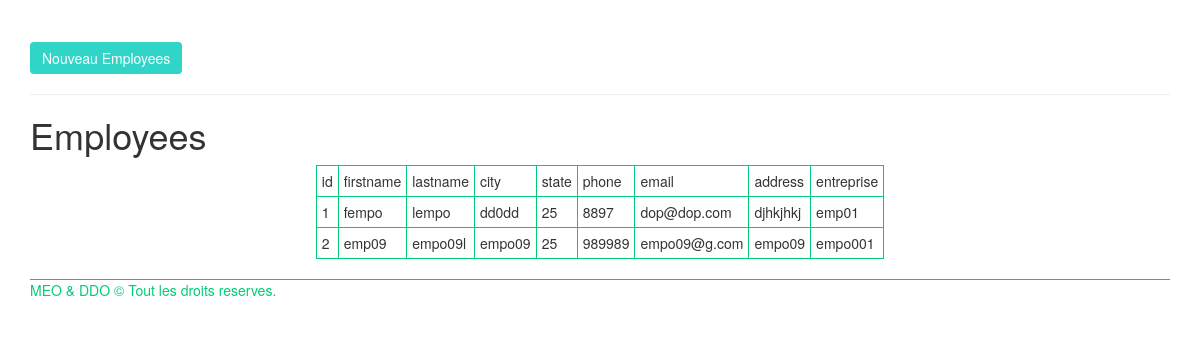
The page /employees on the database its author committed.
### tedev/core/models/model_tedevB.py (models this page shows, shortened)
class myMixin:
    id                  = db.Column(db.Integer,     primary_key=True)
    firstname           = db.Column(db.String(),    nullable=False) #, unique=True)
    lastname            = db.Column(db.String(),    nullable=False) #, unique=True)
    city                = db.Column(db.String(120), nullable=False)
    state               = db.Column(db.String(120), nullable=False)
    phone               = db.Column(db.String(120), nullable=False)
    address             = db.Column(db.String(120), nullable=False)

class Employee(db.Model, myMixin):
    entity_name = 'employee'
    __tablename__ = 't' + entity_name
    email               = db.Column(db.String(120), nullable=False)
    entreprise          = db.Column(db.String(120))  # , nullable=False)

### tedev/core/routes.py (the view)
@app.route('/<string:entities>')
def entities(entities):
    entity_list = (Employee if entities == 'employees' else Participant).query.all()
    entity_fields = (employee_fields if entities == 'employees' else participant_fields)
    Entities = ('Employees' if entities == 'employees' else 'Participants')
    return render_template(
        'pages/entities.html',
        data={ 'entities_name': entities,
               'Entities_name': Entities,
               'fields': entity_fields,
               'entities': entity_list,
               'show_navbar': 'N'}
    )

### tedev/templates/pages/entities.html (shortened to what this page needs)
{%  set var101 = 'Nouveau' %}
{% macro showentities( Entities_name) %}
    <h1>{{ Entities_name }}</h1>
    <center>
    <table border="1" style="border:1px solid #00cc7a">
        <tr>{% for field in data.fields %}<td>{{ field }}</td>{% endfor %}</tr>
        {% for entity in data['entities'] %}
            <tr>{% for field in data.fields %}<td> {{ entity[field] }} </td>{% endfor %}</tr>
        {% endfor %}
    </table>
    </center>
{%  endmacro %}
{%  macro showcontent000(entity, Entity0) %}
    <button id='btn_create_entity' type="button" class="btn btn-primary">{{ var101 }} {{ Entity0 }} </button> <hr>
    {{ showentities( Entity0) }}
{% endmacro %}
{% extends 'layouts/main.html' %}
{% block content %}        <div class="bqMKDC"></div>
        <br><br>
        {{ showcontent000(data['entities_name'], data['Entities_name']) }}
{% endblock %}

### tedev/templates/layouts/main.html (shortened to what this page needs)
<!DOCTYPE html>
{% from 'macros/macros_main.html' import set_head, set_footer, set_foot_scripts, frm_search, set_navbar %}
<html>
{{ set_head() }}
<body>
    <div id="wrap">
        <main id="content" role="main" class="container">
            {% block content %}{% endblock %}
        </main>
    </div>
    {{ set_footer() }}
</body>
</html>

### tedev/templates/macros/macros_main.html (shortened to what this page needs)
{% macro set_head() %}
<head>
    <link type="text/css" rel="stylesheet" href="/static/css/bootstrap.min.css">
    <link type="text/css" rel="stylesheet" href="/static/css/my_style.css" />
</head>
{% endmacro %}
{% macro set_footer() %}
    <div id="footer">
        <div class="container">
            <hr style="border-top:1px solid #00cc7a; margin-bottom:0px">
            <p style="color:#00cc7a">MEO & DDO &copy; Tout les droits reserves.</p>
        </div>
    </div>
{% endmacro %}

### tedev/static/css/my_style.css (style rules this page uses)
:root { --main-bg-color: #007278; --btn-bg-color: #30D5C8; }
.btn-primary { color: #fff; background-color: var(--btn-bg-color); border: none; }
th, td { padding: 5px; text-align: left; vertical-align: top; }
.bqMKDC { height: 18px; width: 18px; display: inline-block; background-repeat: no-repeat; }

### rows shown on the page
Employee: id "1" "fempo" "lempo" "dd0dd" "25" "8897" "dop@dop.com" "djhkjhkj" "emp01"
Employee: id "2" "emp09" "empo09l" "empo09" "25" "989989" "empo09@g.com" "empo09" "empo001"

### other values the page prints
{{ var101 }} "Nouveau"
{{ Entity0 }} "Employees"
{{ Entities_name }} "Employees"
{{ field }} "id" "firstname" "lastname" "city" "state" "phone" "email" "address" "entreprise"
